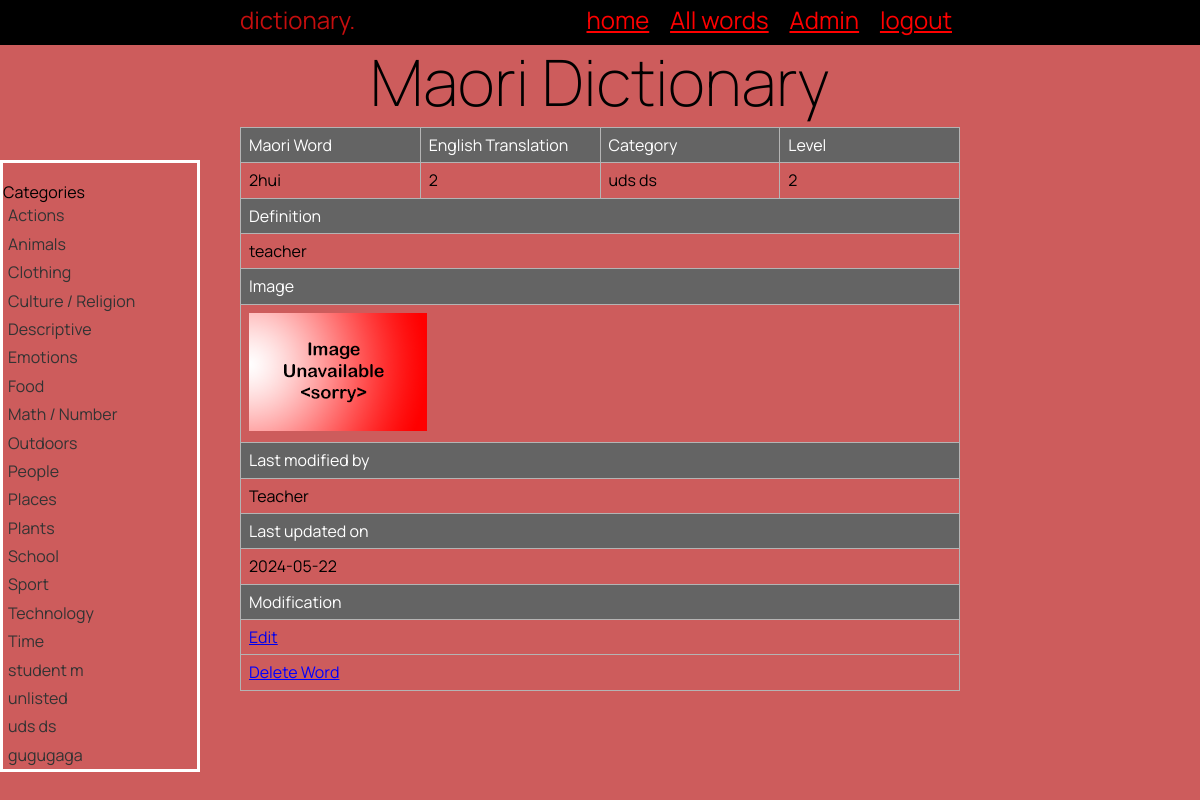
Page /word_detail/329 (signed in) on the earlier database version.
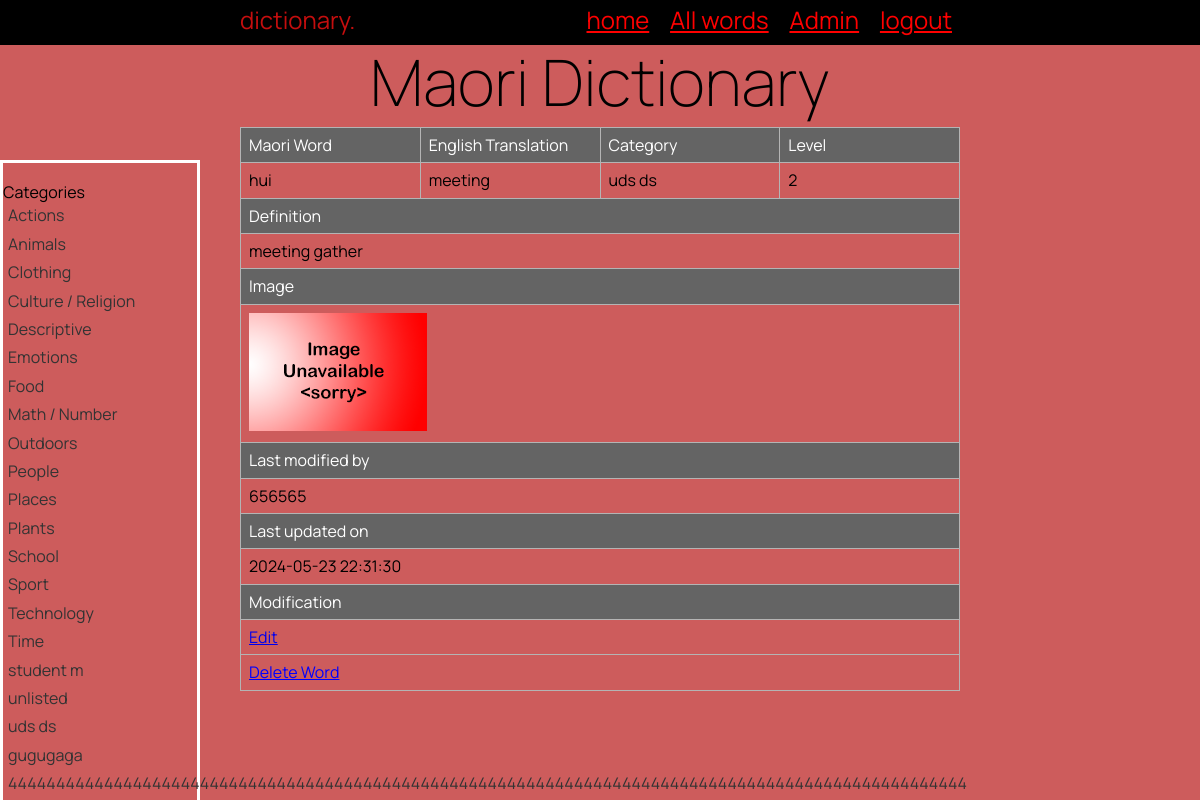
Same page on the later database version.
### tables this page shows
CREATE TABLE "category"
(
    cat_id        integer
        constraint category_pk
            primary key autoincrement
        constraint category_pk_2
            unique,
    category_name varchar(100)
);

CREATE TABLE "Dictionary"
(
    word_id    INTEGER
        constraint maori_words_pk
            primary key autoincrement,
    Maori      varchar(100),
    English    varchar(100),
    Definition varchar(100),
    level      INTEGER,
    image      varchar(15),
    cat_id_fk  INTEGER
        constraint cat_id_fk
            references category (""),
    user_id_fk INTEGER
        constraint user_id_fk
            references user (""),
    entry_date date
);

CREATE TABLE "user"
(
    user_id    integer
        constraint user_pk
            primary key autoincrement
        constraint user_pk_3
            unique,
    fname      varchar(200),
    lname      varchar(200),
    email      varchar(500)
        constraint user_pk_2
            unique,
    password   varchar(100),
    is_teacher integer
);

### app.py (the view)
@app.route('/word_detail/<word_id>')
def render_word_detail(word_id):
    category_list = get_list("SELECT cat_id, category_name FROM category", "")
    about_word = get_list("SELECT word_id, Maori, English, Definition, level, image, category_name, fname, "
                          " entry_date FROM Dictionary m "
                          "INNER JOIN user u on m.user_id_fk = u.user_id "
                          "INNER JOIN category c ON m.cat_id_fk = c.cat_id WHERE word_id=?", (word_id,))
    return render_template("word_detail.html", wordinfo=about_word,  logged_in=is_logged_in(),
                           categories=category_list, is_teacher=is_teacher())

### app.py (called while the page is built)
def get_list(query, params):
    with create_connection(DATABASE) as con:
        cur = con.cursor()
        if params == "":
            cur.execute(query)
        else:
            cur.execute(query, params)
        query_list = cur.fetchall()
    return query_list

def create_connection(db_file):
    try:
        connection = sqlite3.connect(db_file)
        print("Connection to database successful.")
        return connection
    except Error as e:
        print("Error connecting to database:", e)
        return None

def is_logged_in():
    if session.get('email') is None:
        return False
    else:
        return True

def is_teacher():
    return session.get('is_teacher') == 1

### templates/word_detail.html (shortened to what this page needs)
{% extends 'base.html' %}
{% block main %}
<div class="sidebar">
    <p>Categories</p>
    {% for category in categories %}
    <ul id="sidebar-links">
        <li><a href="/category/{{ category[0] }}">{{ category[1] }}</a></li>
    </ul>
    {% endfor %}
</div>
<div class="content">
    <table class="info">
        <tr class="header">
            <td style="width:25%">Maori Word</td>
            <td style="width:25%">English Translation</td>
            <td style="width:25%">Category</td>
            <td style="width:25%">Level</td>
        </tr>
        {% for id in wordinfo %}
        <tr>
            <td>{{ id[1] }}</td>
            <td>{{ id[2] }}</td>
            <td>{{ id[6] }}</td>
            <td>{{ id[4] }}</td>
        </tr>
        <tr class="header">
            <td colspan="4">Definition</td>
        </tr>
        <tr>
            <td colspan="4">{{ id[3] }}</td>
        </tr>
        <tr class="header">
            <td colspan="4">Image</td>
        </tr>
        <tr>
            <td colspan="4">
                <img src="/static/images/{{ id[5] }}.jpg">
            </td>
        </tr>
        <tr class="header">
            <td colspan="4">Last modified by</td>
        </tr>
        <tr>
            <td colspan="4">{{ id[7] }}</td>
        </tr>
        <tr class="header">
            <td colspan="4"> Last updated on</td>
        </tr>
        <tr>
            <td colspan="4">{{ id[8] }}</td>
        </tr>
        <tr class="header">
            <td colspan="4">Modification</td>
        </tr>
        <tr>
            <td colspan="4">
                <a href="/edit/{{ id[0] }}">Edit</a>
            </td>
        </tr>
        <tr>
            <td colspan="4">
                <form action="/delete_word/{{ id[0] }}" method="GET" class="inline-form">
                    <button type="submit" class="link-button">Delete Word</button>
                </form>
            </td>
        </tr>
        {% endfor %}
    </table>
</div>
{% endblock %}

### templates/base.html (shortened to what this page needs)
<!DOCTYPE html>
<html lang="en">
<head>
    <link rel="stylesheet" href="https://cdnjs.cloudflare.com/ajax/libs/normalize/8.0.1/normalize.css"/>
    <link href="{{ url_for('static', filename='style.css') }}" rel="stylesheet">
</head>
<body>
<nav>
    <div class="container">
        <div class="navbar-brand">dictionary.</div>
        <div class="navbar-links">
            <a href="/">home</a>
            {% if logged_in %}
                <a href="/allwords">All words</a>
                {% if is_teacher %}
                    <a href="/admin">Admin</a>
                {% endif %}
                <a href="/logout">logout</a>
            {% else %}
                <a href="/login">login</a>
            {% endif %}
        </div>
    </div>
</nav>
<div class="container">
    <header>
        <h1>Maori Dictionary</h1>
    </header>
    <main>
        {% block main %}{% endblock %}
    </main>
</div>
</body>
</html>

### static/style.css (style rules this page uses)
* { font-family: 'Manrope', sans-serif; padding: 0; margin: 0; box-sizing: border-box; }
body { background-color: indianred; }
.container { width: 60vw; margin: auto; }
.container::after { content: ""; clear: both; display: table; }
img { max-width: 100%; }
h1 { text-align: center; font-weight: 200; font-size: 4rem; margin: 0; }
nav { background-color: rgb(0, 0, 0); text-align: center; font-size: 1.5rem; padding-top: 0.4rem; padding-bottom: 0.7rem; color: rgb(196, 14, 14); }
.navbar-brand { display: inline; float: left; }
.navbar-links { display: inline; float: right; }
nav a { padding: 0 0.5rem; font-size: 1.5rem; color: red; }
table { font-family: Arial, Helvetica, sans-serif; border-collapse: collapse; width: 100%; }
td { border: 5px solid skyblue; padding: 10px; }
td, th { border: 1px solid #b4b4b4; padding: 8px; }
.list th, .info .header { padding-top: 12px; padding-bottom: 12px; text-align: left; background-color: #646464; color: white; }
.sidebar { position: fixed; top: 160px; left: 0px; width: 200px; height: auto; background-color: indianred; padding-top: 20px; border: 3px solid #ffffff; }
.sidebar ul { list-style-type: none; padding: 0; }
.sidebar ul li { padding: 5px; color: black; }
.sidebar ul li a { text-decoration: none; color: #333; display: block; }
.inline-form { display: inline; }
.link-button { background: none; color: blue; border: none; padding: 0; font: inherit; cursor: pointer; text-decoration: underline; }

Differences in the rows shown:
added category: category_name "4444444444444444444444444444444444444444444444444444444444444444444444444444444444444444444444444444"
changed Dictionary "uds ds": Maori "2hui" → "hui"; English "2" → "meeting"; Definition "teacher" → "meeting gather"; fname "Teacher" → "656565"; entry_date "2024-05-22" → "2024-05-23 22:31:30"
